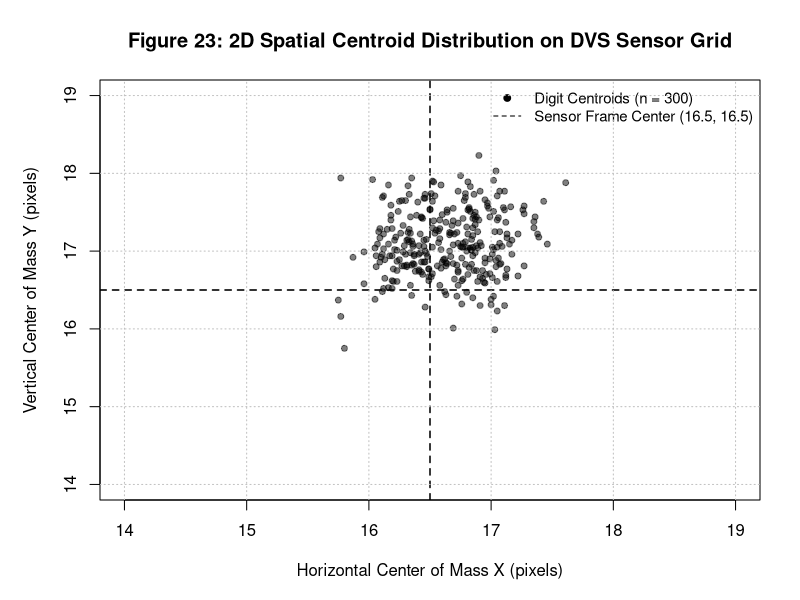

The R script that drew this image:
# =====================================================================
# Figure 23: 2D Spatial Centroid Distribution (Center of Mass X vs Y) - B&W / Print-Optimized
# =====================================================================

dir.create("figures", showWarnings = FALSE)
nmnist_data <- read.csv("nmnist_features.csv")

cat("Generating Figure 23: 2D Center of Mass Scatter Plot...\n")
png("figures/fig23_com_scatter.png", width = 2400, height = 2400, res = 300)
par(mar = c(5, 5, 4, 2))

plot(nmnist_data$center_of_mass_x, nmnist_data$center_of_mass_y,
     pch = 19, col = adjustcolor("black", alpha.f = 0.5), cex = 0.8,
     xlim = c(14, 19), ylim = c(14, 19),
     main = "Figure 23: 2D Spatial Centroid Distribution on DVS Sensor Grid",
     xlab = "Horizontal Center of Mass X (pixels)",
     ylab = "Vertical Center of Mass Y (pixels)",
     cex.main = 1.2, cex.lab = 1.0)

# Add reference lines for sensor field-of-view center (16.5, 16.5)
abline(v = 16.5, col = "black", lty = 2, lwd = 1.5)
abline(h = 16.5, col = "black", lty = 2, lwd = 1.5)

legend("topright", 
       legend = c("Digit Centroids (n = 300)", "Sensor Frame Center (16.5, 16.5)"),
       pch = c(19, NA),
       lty = c(NA, 2),
       col = c("black", "black"),
       bty = "n", cex = 0.9)

grid(col = "gray75", lty = "dotted")
dev.off()

cat("Successfully generated figures/fig23_com_scatter.png\n")
